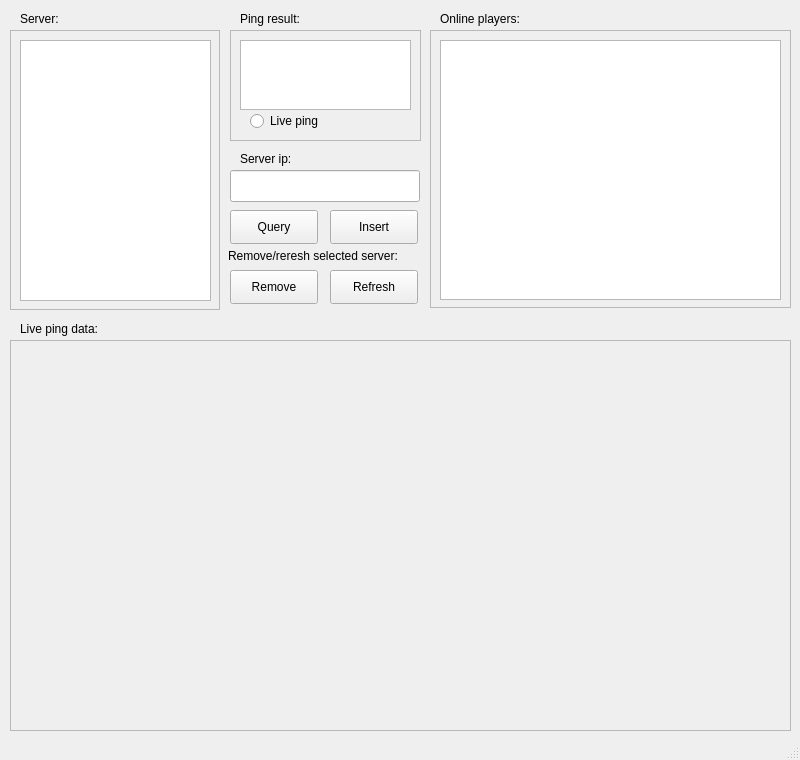
<?xml version="1.0" encoding="UTF-8"?>
<ui version="4.0">
 <class>MainWindow</class>
 <widget class="QMainWindow" name="MainWindow">
  <property name="geometry">
   <rect>
    <x>0</x>
    <y>0</y>
    <width>800</width>
    <height>760</height>
   </rect>
  </property>
  <property name="sizePolicy">
   <sizepolicy hsizetype="Fixed" vsizetype="Fixed">
    <horstretch>0</horstretch>
    <verstretch>0</verstretch>
   </sizepolicy>
  </property>
  <property name="windowTitle">
   <string>Mcservstatus</string>
  </property>
  <widget class="QWidget" name="centralwidget">
   <widget class="QFrame" name="plotFrame">
    <property name="geometry">
     <rect>
      <x>10</x>
      <y>340</y>
      <width>781</width>
      <height>391</height>
     </rect>
    </property>
    <property name="frameShape">
     <enum>QFrame::StyledPanel</enum>
    </property>
    <property name="frameShadow">
     <enum>QFrame::Raised</enum>
    </property>
    <widget class="QWidget" name="verticalLayoutWidget">
     <property name="geometry">
      <rect>
       <x>10</x>
       <y>10</y>
       <width>761</width>
       <height>371</height>
      </rect>
     </property>
     <layout class="QVBoxLayout" name="plotLayout"/>
    </widget>
   </widget>
   <widget class="QFrame" name="frame_3">
    <property name="geometry">
     <rect>
      <x>230</x>
      <y>30</y>
      <width>191</width>
      <height>111</height>
     </rect>
    </property>
    <property name="frameShape">
     <enum>QFrame::StyledPanel</enum>
    </property>
    <property name="frameShadow">
     <enum>QFrame::Raised</enum>
    </property>
    <widget class="QTextBrowser" name="pingOutput">
     <property name="geometry">
      <rect>
       <x>10</x>
       <y>10</y>
       <width>171</width>
       <height>70</height>
      </rect>
     </property>
    </widget>
   </widget>
   <widget class="QFrame" name="frame_4">
    <property name="geometry">
     <rect>
      <x>430</x>
      <y>30</y>
      <width>361</width>
      <height>278</height>
     </rect>
    </property>
    <property name="frameShape">
     <enum>QFrame::StyledPanel</enum>
    </property>
    <property name="frameShadow">
     <enum>QFrame::Raised</enum>
    </property>
    <widget class="QTextBrowser" name="playersOutput">
     <property name="geometry">
      <rect>
       <x>10</x>
       <y>10</y>
       <width>341</width>
       <height>260</height>
      </rect>
     </property>
    </widget>
   </widget>
   <widget class="QLabel" name="label">
    <property name="geometry">
     <rect>
      <x>20</x>
      <y>10</y>
      <width>58</width>
      <height>18</height>
     </rect>
    </property>
    <property name="text">
     <string>Server:</string>
    </property>
   </widget>
   <widget class="QLabel" name="label_2">
    <property name="geometry">
     <rect>
      <x>240</x>
      <y>10</y>
      <width>80</width>
      <height>18</height>
     </rect>
    </property>
    <property name="text">
     <string>Ping result:</string>
    </property>
   </widget>
   <widget class="QLabel" name="label_3">
    <property name="geometry">
     <rect>
      <x>440</x>
      <y>10</y>
      <width>100</width>
      <height>18</height>
     </rect>
    </property>
    <property name="text">
     <string>Online players:</string>
    </property>
   </widget>
   <widget class="QLabel" name="label_4">
    <property name="geometry">
     <rect>
      <x>20</x>
      <y>320</y>
      <width>100</width>
      <height>18</height>
     </rect>
    </property>
    <property name="text">
     <string>Live ping data:</string>
    </property>
   </widget>
   <widget class="QLabel" name="label_5">
    <property name="geometry">
     <rect>
      <x>240</x>
      <y>150</y>
      <width>70</width>
      <height>18</height>
     </rect>
    </property>
    <property name="text">
     <string>Server ip:</string>
    </property>
   </widget>
   <widget class="QLineEdit" name="serverInput">
    <property name="geometry">
     <rect>
      <x>230</x>
      <y>170</y>
      <width>190</width>
      <height>32</height>
     </rect>
    </property>
   </widget>
   <widget class="QPushButton" name="insertButton">
    <property name="geometry">
     <rect>
      <x>330</x>
      <y>210</y>
      <width>88</width>
      <height>34</height>
     </rect>
    </property>
    <property name="text">
     <string>Insert</string>
    </property>
   </widget>
   <widget class="QPushButton" name="removeButton">
    <property name="geometry">
     <rect>
      <x>230</x>
      <y>270</y>
      <width>88</width>
      <height>34</height>
     </rect>
    </property>
    <property name="text">
     <string>Remove</string>
    </property>
   </widget>
   <widget class="QLabel" name="label_6">
    <property name="geometry">
     <rect>
      <x>228</x>
      <y>240</y>
      <width>200</width>
      <height>31</height>
     </rect>
    </property>
    <property name="text">
     <string>Remove/reresh selected server:</string>
    </property>
    <property name="wordWrap">
     <bool>true</bool>
    </property>
   </widget>
   <widget class="QRadioButton" name="liveRadiobtn">
    <property name="geometry">
     <rect>
      <x>250</x>
      <y>110</y>
      <width>105</width>
      <height>22</height>
     </rect>
    </property>
    <property name="text">
     <string>Live ping</string>
    </property>
   </widget>
   <widget class="QFrame" name="frame">
    <property name="geometry">
     <rect>
      <x>10</x>
      <y>30</y>
      <width>210</width>
      <height>280</height>
     </rect>
    </property>
    <property name="frameShape">
     <enum>QFrame::StyledPanel</enum>
    </property>
    <property name="frameShadow">
     <enum>QFrame::Raised</enum>
    </property>
    <widget class="QListWidget" name="listWidget">
     <property name="geometry">
      <rect>
       <x>10</x>
       <y>10</y>
       <width>191</width>
       <height>261</height>
      </rect>
     </property>
    </widget>
   </widget>
   <widget class="QPushButton" name="refreshButton">
    <property name="geometry">
     <rect>
      <x>330</x>
      <y>270</y>
      <width>88</width>
      <height>34</height>
     </rect>
    </property>
    <property name="text">
     <string>Refresh</string>
    </property>
   </widget>
   <widget class="QPushButton" name="queryButton">
    <property name="geometry">
     <rect>
      <x>230</x>
      <y>210</y>
      <width>88</width>
      <height>34</height>
     </rect>
    </property>
    <property name="text">
     <string>Query</string>
    </property>
   </widget>
  </widget>
  <widget class="QStatusBar" name="statusbar"/>
 </widget>
 <resources/>
 <connections/>
</ui>
